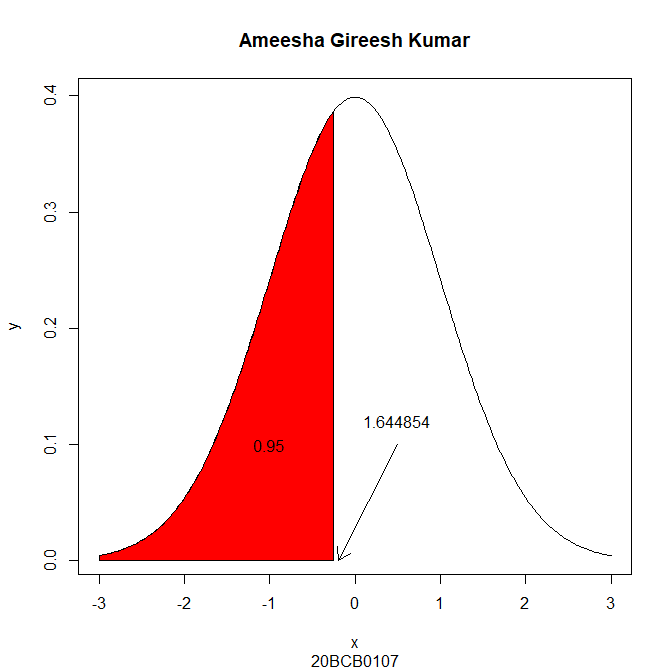

R code for this plot:
x=seq(-3,3,length=200)
y=dnorm(x,mean=0,sd=1)
plot(x,y,type="l", main="Ameesha Gireesh Kumar", sub="20BCB0107")
x=seq(-3,-0.2533,length=100)
y=dnorm(x,mean=0,sd=1)
polygon(c(-3,x,-0.2533),c(0,y,0),col="red")
text(-1,0.1,"0.95")

qnorm(0.95,mean=0,sd=1)

arrows(0.5,0.1,-0.2,0,length=.15)
text(0.5,0.12,"1.644854")
